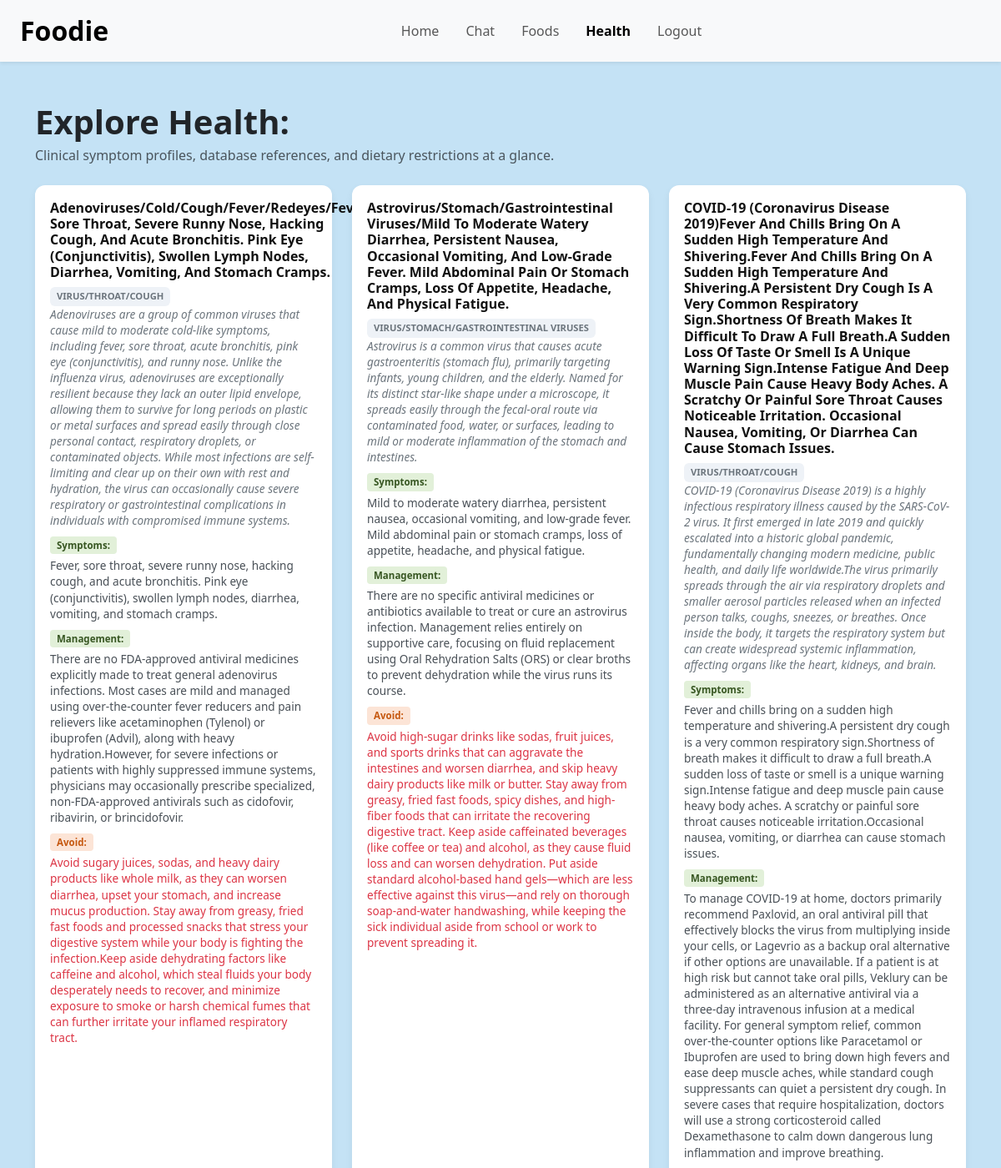
/health/ (signed in, upper part), run on the app's committed database.
### user/models.py (models this page shows, shortened)
class Disease(models.Model):
    info = models.TextField(default='lunch')
    type=models.CharField(max_length=129, default='lunch')
    name = models.TextField(default='lunch')
    symptoms = models.TextField()
    medicines = models.TextField()
    f2avoid = models.TextField(default='nkj')

### user/views.py (the view, shortened to what this page needs)
# urls.py: path('health/', health_page, name='health_page')
@never_cache
@login_required
def health_page(request):
    all_diseases_list = Disease.objects.all().order_by('name')
    paginator = Paginator(all_diseases_list, 12)
    page_number = request.GET.get('page', 1)
    page_obj = paginator.get_page(page_number)
    return render(request, 'health.html', {'page_obj': page_obj})

### template/health.html (shortened to what this page needs)
{% load static %}
<!DOCTYPE html>
<html lang="en">
<head>
    <link href="https://cdn.jsdelivr.net/npm/bootstrap@5.3.3/dist/css/bootstrap.min.css" rel="stylesheet">
</head>
<body>
<nav class="navbar navbar-expand-lg bg-body-tertiary shadow-sm">
  <div class="container-fluid px-4">
    <a class="navbar-brand" href="{% url 'home' %}">Foodie</a>
    <div class="collapse navbar-collapse" id="navbarNavAltMarkup">
      <div class="navbar-nav mx-auto gap-3 text-center">
        <a class="nav-link {% if request.resolver_match.url_name == 'home' %}active{% endif %}" href="{% url 'home' %}">Home</a>
        <a class="nav-link {% if request.resolver_match.url_name == 'chat' %}active{% endif %}" href="{% url 'chat' %}">Chat</a>
        <a class="nav-link {% if request.resolver_match.url_name == 'foods' %}active{% endif %}" href="{% url 'foods' %}">Foods</a>
        <a class="nav-link {% if request.resolver_match.url_name == 'health_page' %}active{% endif %}" href="{% url 'health_page' %}">Health</a>
        <a class="nav-link" href="{% url 'bye' %}">Logout</a>
      </div>
    </div>
  </div>
</nav>
<main class="flex-grow-1 py-5">
    <div class="container">
        <div class="mb-4 text-center text-md-start">
            <h2 class="fw-bold text-dark m-0 fs-1">Explore Health:</h2>
            <p class="text-muted m-0 mt-1">Clinical symptom profiles, database references, and dietary restrictions at a glance.</p>
        </div>
        <div class="row g-4" id="disease-container">
            {% for disease in page_obj %}
            <div class="col-12 col-md-6 col-lg-4 d-flex align-items-stretch">
                <a href="{% url 'chat' %}?query=Explain+about+{{ disease.name|urlencode }}" class="text-decoration-none w-100 d-flex">
                    <div class="disease-card w-100 transition-card">
                        <div class="disease-header-row">
                            <h2 class="disease-name">{{ disease.name }}</h2>
                        </div>
                         <div class="disease-type">{{ disease.type|default:"General" }}</div>
                        <div class="info-text">{{ disease.info|default:"No description mapped yet." }}</div>
                        <div class="section-badge">Symptoms:</div>
                        <div class="section-body">{{ disease.symptoms|default:"No clinical symptoms recorded." }}</div>
                        <div class="section-badge">Management:</div>
                        <div class="section-body">{{ disease.medicines|default:"Consult physician for guidance." }}</div>
                        <div class="section-badge avoid">Avoid:</div>
                        <div class="section-body m-0 fw-medium text-danger">{{ disease.f2avoid|default:"None specifically tracked." }}</div>
                    </div>
                </a>
            </div>
            {% empty %}
            <div class="col-12 text-center text-muted py-5">
                <p class="mb-0 fw-semibold">No medical index matches inside the database records yet.</p>
            </div>
            {% endfor %}
        </div>
    </div>
</main>
</body>
</html>

### template/health.html (style rules this page uses)
body { background: #C4E2F5; display: flex; flex-direction: column; min-height: 100vh; }
.navbar-nav .nav-link { font-weight: 300; }
.navbar-nav .nav-link.active { font-weight: 700; }
.navbar-brand { font-weight: 800; font-size: xx-large; }
.transition-card { transition: transform 0.2s ease-in-out, box-shadow 0.2s ease-in-out; }
.disease-card { background: #ffffff; border-radius: 12px; box-shadow: 0 4px 10px rgba(0, 0, 0, 0.06); height: 100%; display: flex; flex-direction: column; padding: 18px; }
.disease-header-row { display: flex; justify-content: space-between; align-items: flex-start; margin-bottom: 8px; }
.disease-name { font-size: 1.0rem; font-weight: 700; color: #111111; margin: 0; text-transform: capitalize; }
.disease-type { background: #eef2f7; color: #6c757d; font-size: 0.7rem; font-weight: 700; padding: 3px 8px; border-radius: 6px; text-transform: uppercase; white-space: nowrap; align-self: flex-start; }
.section-badge { display: inline-block; font-size: 0.72rem; font-weight: 700; background: #e2f0d9; color: #385723; padding: 2px 8px; border-radius: 4px; margin-bottom: 4px; width: fit-content; }
.section-badge.avoid { background: #fce4d6; color: #c65911; }
.section-body { font-size: 0.85rem; color: #495057; line-height: 1.4; margin-bottom: 10px; }
.info-text { font-size: 0.85rem; color: #6c757d; line-height: 1.4; margin-bottom: 10px; font-style: italic; }

### data on the page
Disease: name "Adenoviruses/Cold/Cough/Fever/Redeyes/Fever, Sore Throat, Severe Runny Nose, Hacking Cough, And Acute Bronchitis. Pink Eye (Conjunctivitis), Swollen Lymph Nodes, Diarrhea, Vomiting, And Stomach Cramps.", type "VIRUS/THROAT/COUGH", info "Adenoviruses are a group of common viruses that cause mild to moderate cold-like symptoms, including fever, sore throat, acute bronchitis, pink eye (conjunctivitis), and runny nose. Unlike the influenza virus, adenoviruses are exceptionally resilient because they lack an outer lipid envelope, allowing them to survive for long periods on plastic or metal surfaces and spread easily through close personal contact, respiratory droplets, or contaminated objects. While most infections are self-limiting and clear up on their own with rest and hydration, the virus can occasionally cause severe respiratory or gastrointestinal complications in individuals with compromised immune systems.", symptoms "Fever, sore throat, severe runny nose, hacking cough, and acute bronchitis. Pink eye (conjunctivitis), swollen lymph nodes, diarrhea, vomiting, and stomach cramps.", medicines "There are no FDA-approved antiviral medicines explicitly made to treat general adenovirus infections. Most cases are mild and managed using over-the-counter fever reducers and pain relievers like acetaminophen (Tylenol) or ibuprofen (Advil), along with heavy hydration.However, for severe infections or patients with highly suppressed immune systems, physicians may occasionally prescribe specialized, non-FDA-approved antivirals such as cidofovir, ribavirin, or brincidofovir.", f2avoid "Avoid sugary juices, sodas, and heavy dairy products like whole milk, as they can worsen diarrhea, upset your stomach, and increase mucus production. Stay away from greasy, fried fast foods and processed snacks that stress your digestive system while your body is fighting the infection.Keep aside dehydrating factors like caffeine and alcohol, which steal fluids your body desperately needs to recover, and minimize exposure to smoke or harsh chemical fumes that can further irritate your inflamed respiratory tract."
Disease: name "Astrovirus/Stomach/Gastrointestinal Viruses/Mild To Moderate Watery Diarrhea, Persistent Nausea, Occasional Vomiting, And Low-Grade Fever. Mild Abdominal Pain Or Stomach Cramps, Loss Of Appetite, Headache, And Physical Fatigue.", type "VIRUS/STOMACH/GASTROINTESTINAL VIRUSES", info "Astrovirus is a common virus that causes acute gastroenteritis (stomach flu), primarily targeting infants, young children, and the elderly. Named for its distinct star-like shape under a microscope, it spreads easily through the fecal-oral route via contaminated food, water, or surfaces, leading to mild or moderate inflammation of the stomach and intestines.", symptoms "Mild to moderate watery diarrhea, persistent nausea, occasional vomiting, and low-grade fever. Mild abdominal pain or stomach cramps, loss of appetite, headache, and physical fatigue.", medicines "There are no specific antiviral medicines or antibiotics available to treat or cure an astrovirus infection. Management relies entirely on supportive care, focusing on fluid replacement using Oral Rehydration Salts (ORS) or clear broths to prevent dehydration while the virus runs its course.", f2avoid "Avoid high-sugar drinks like sodas, fruit juices, and sports drinks that can aggravate the intestines and worsen diarrhea, and skip heavy dairy products like milk or butter. Stay away from greasy, fried fast foods, spicy dishes, and high-fiber foods that can irritate the recovering digestive tract. Keep aside caffeinated beverages (like coffee or tea) and alcohol, as they cause fluid loss and can worsen dehydration. Put aside standard alcohol-based hand gels—which are less effective against this virus—and rely on thorough soap-and-water handwashing, while keeping the sick individual aside from school or work to prevent spreading it."
Disease: name "COVID-19 (Coronavirus Disease 2019)Fever And Chills Bring On A Sudden High Temperature And Shivering.Fever And Chills Bring On A Sudden High Temperature And Shivering.A Persistent Dry Cough Is A Very Common Respiratory Sign.Shortness Of Breath Makes It Difficult To Draw A Full Breath.A Sudden Loss Of Taste Or Smell Is A Unique Warning Sign.Intense Fatigue And Deep Muscle Pain Cause Heavy Body Aches. A Scratchy Or Painful Sore Throat Causes Noticeable Irritation. Occasional Nausea, Vomiting, Or Diarrhea Can Cause Stomach Issues.", type "VIRUS/THROAT/COUGH", info "COVID-19 (Coronavirus Disease 2019) is a highly infectious respiratory illness caused by the SARS-CoV-2 virus. It first emerged in late 2019 and quickly escalated into a historic global pandemic, fundamentally changing modern medicine, public health, and daily life worldwide.The virus primarily spreads through the air via respiratory droplets and smaller aerosol particles released when an infected person talks, coughs, sneezes, or breathes. Once inside the body, it targets the respiratory system but can create widespread systemic inflammation, affecting organs like the heart, kidneys, and brain.", symptoms "Fever and chills bring on a sudden high temperature and shivering.A persistent dry cough is a very common respiratory sign.Shortness of breath makes it difficult to draw a full breath.A sudden loss of taste or smell is a unique warning sign.Intense fatigue and deep muscle pain cause heavy body aches. A scratchy or painful sore throat causes noticeable irritation.Occasional nausea, vomiting, or diarrhea can cause stomach issues.", medicines "To manage COVID-19 at home, doctors primarily recommend Paxlovid, an oral antiviral pill that effectively blocks the virus from multiplying inside your cells, or Lagevrio as a backup oral alternative if other options are unavailable. If a patient is at high risk but cannot take oral pills, Veklury can be administered as an alternative antiviral via a three-day intravenous infusion at a medical facility. For general symptom relief, common over-the-counter options like Paracetamol or Ibuprofen are used to bring down high fevers and ease deep muscle aches, while standard cough suppressants can quiet a persistent dry cough. In severe cases that require hospitalization, doctors will use a strong…"
